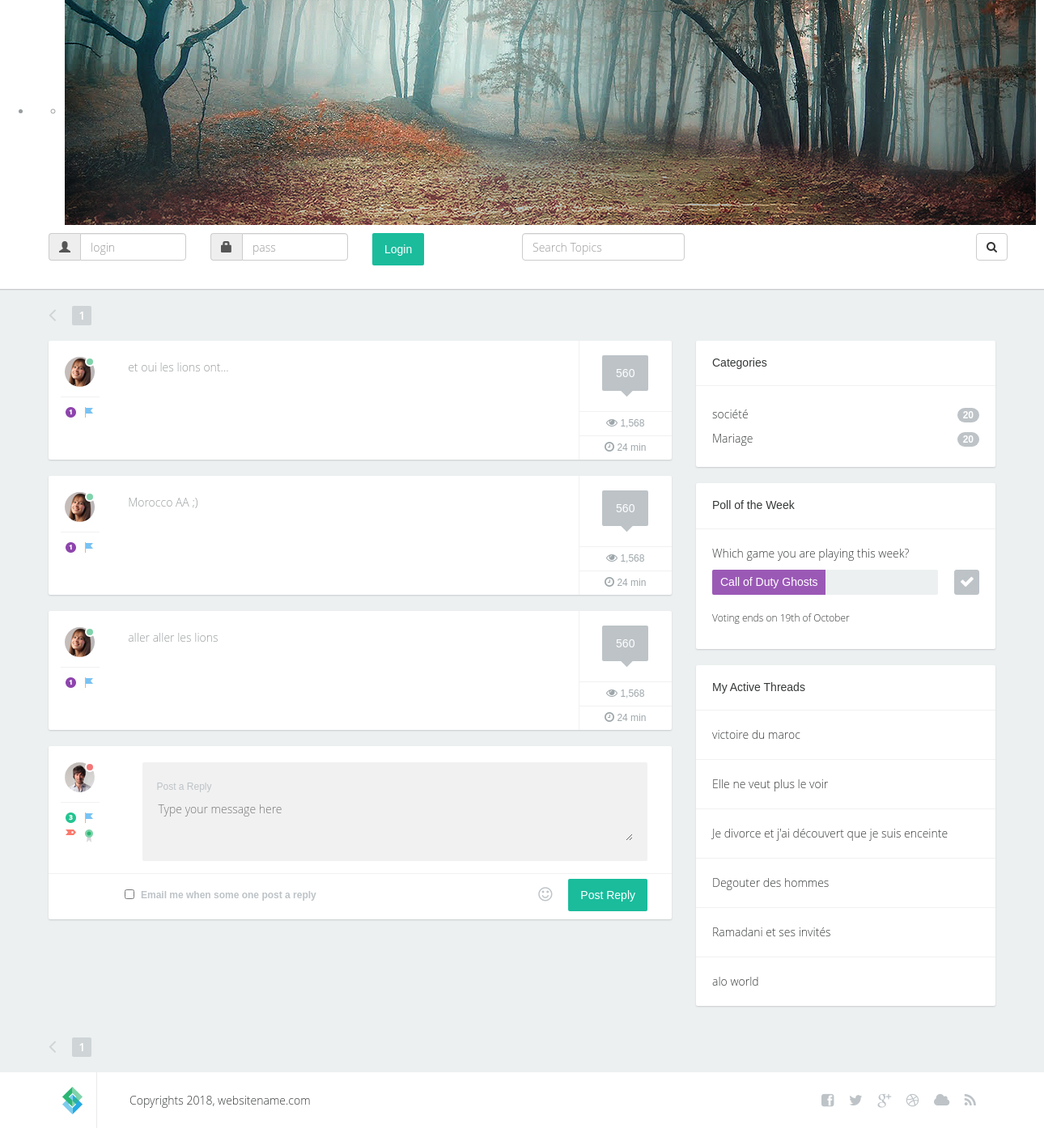
Page /topic.php?id=7 on the committed database.
### tables this page shows
CREATE TABLE `users` (
  `user_id` int(8) NOT NULL,
  `user_name` varchar(30) NOT NULL,
  `user_pass` varchar(255) NOT NULL,
  `user_email` varchar(255) NOT NULL,
  `user_date` datetime NOT NULL,
  `user_level` int(8) NOT NULL
);

CREATE TABLE `posts` (
  `post_id` int(8) NOT NULL,
  `post_content` text NOT NULL,
  `post_date` datetime NOT NULL,
  `post_topic` int(8) NOT NULL,
  `post_by` int(8) NOT NULL
);

CREATE TABLE `categories` (
  `cat_id` int(8) NOT NULL,
  `cat_name` varchar(255) NOT NULL,
  `cat_description` varchar(255) NOT NULL
);

### topic.php (the view, shortened to what this page needs)
<?php
$perpage = 6;
if(isset($_GET['page']) & !empty($_GET['page'])){
	$curpage = $_GET['page'];
}else{
	$curpage = 1;
}
$start = ($curpage * $perpage) - $perpage;
$sqlpost = "SELECT posts.post_id,posts.post_topic,posts.post_content,posts.post_date,posts.post_by,users.user_id,users.user_name
             FROM
                    users, posts
                WHERE
                   posts.post_topic = '".$_GET['id']."' AND
				   posts.post_by = users.user_id
					group by(posts.post_id)
					order by posts.post_date,posts.post_date desc  LIMIT $start, $perpage";
$resultpost = mysql_query($sqlpost);
?>
<!DOCTYPE html>
<html lang="fr">
<head>
        <link href="css/bootstrap.min.css" rel="stylesheet">
        <link href="css/custom.css" rel="stylesheet">
        <link rel="stylesheet" href="font-awesome-4.0.3/css/font-awesome.min.css">
        <link rel="stylesheet" type="text/css" href="css/style.css" media="screen" />
        <link rel="stylesheet" type="text/css" href="rs-plugin/css/settings.css" media="screen" />
    </head>
    <body>
        <div class="container-fluid">
            <div class="tp-banner-container">
              <div class="tp-banner" >
                <ul>
                <li data-transition="fade" data-slotamount="7" data-masterspeed="1500" >
                  <div class="tp-banner-container">
                    <div class="tp-banner" >
                      <ul>
                        <li data-transition="fade" data-slotamount="7" data-masterspeed="1500" >
                          <img src="images/slide.jpg"  alt="slidebg1"  data-bgfit="cover" data-bgposition="left top" data-bgrepeat="no-repeat">
                        </li>
                      </ul>
                    </div>
                  </div>
                </li>
                </ul>
              </div>
            </div>
    <div class="headernav">
                <div class="container">
                    <div class="row">
					<?php
if(isset($_SESSION['signed_in']) && $_SESSION['signed_in'] == true)
{
    echo "You are already signed in, | you can <a href='signout.php'>sign out</a> if you want.";
}
else
{
    if($_SERVER['REQUEST_METHOD'] != 'POST')
    {
echo "<form method=\"post\" action=\"\">
						<div class=\"col-xs-2\">
<div class=\"input-group\"><span class=\"input-group-addon\"><i class=\"glyphicon glyphicon-user\"></i></span><input id=\"email\" type=\"text\"
class=\"form-control\" name=\"user_name\" placeholder=\"login\">
  </div>
						</div>
						<div class=\"col-xs-2\">
<div class=\"input-group\"><span class=\"input-group-addon\"><i class=\"glyphicon glyphicon-lock\"></i></span><input id=\"password\" type=\"password\" class=\"form-control\" name=\"user_pass\" placeholder=\"pass\">
  </div>
						</div>
						<div class=\"col-xs-2\">
						<button type=\"submit\" class=\"btn btn-primary\">Login</button>
						</div>
    					</form>";
	echo '
	<div class=\"col-xs-6\">
	<div class="wrap">
                                <form action="#" method="post" class="form">
                                    <div class="pull-left txt"><input type="text" class="form-control" placeholder="Search Topics"></div>
                                    <div class="pull-right"><button class="btn btn-default" type="button"><i class="fa fa-search"></i></button></div>
                                    <div class="clearfix"></div>
                                </form>
                            </div>
                        </div>
						</div>';
    }
}
	?>
					</div>
                </div>
            </div>
   <section class="content">
                <div class="container">
                    <div class="row">
                        <div class="col-lg-8 col-xs-12 col-md-8">
                            <div class="pull-left"><a href="#" class="prevnext"><i class="fa fa-angle-left"></i></a></div>
                            <div class="pull-left">
								<ul class="paginationforum">
								   <li class="hidden-xs"><a class="page-link" href="?page=<?php echo $curpage ?>"><?php echo $curpage ?></a></li>
								</ul>
                            </div>
                            <div class="clearfix"></div>
                        </div>
                    </div>
                </div>
                <div class="container">
                    <div class="row">
                        <div class="col-lg-8 col-md-8">
                            <?php
 while($rowpost = mysql_fetch_assoc($resultpost))
      {
	 echo " <div class=\"post\">
	                               <div class=\"wrap-ut pull-left\">
                                    <div class=\"userinfo pull-left\">
                                        <div class=\"avatar\">
                                            <img src=\"images/avatar.jpg\" alt=\"\" />
                                            <div class=\"status green\">&nbsp;</div>
                                        </div>
                                        <div class=\"icons\">
                                            <img src=\"images/icon1.jpg\" alt=\"\" /><img src=\"images/icon4.jpg\" alt=\"\" />
                                        </div>
                                    </div>
                                    <div class=\"posttext pull-left\">
	   <p>".substr($rowpost["post_content"],0,200)."</p>
                                    </div>
                                    <div class=\"clearfix\"></div>
                                </div>
                                <div class=\"postinfo pull-left\">
                                    <div class=\"comments\">
                                        <div class=\"commentbg\">
                                            560
                                            <div class=\"mark\"></div>
                                        </div>
                                    </div>
                                    <div class=\"views\"><i class=\"fa fa-eye\"></i> 1,568</div>
                                    <div class=\"time\"><i class=\"fa fa-clock-o\"></i> 24 min</div>
                                </div>
                                <div class=\"clearfix\"></div>
                            </div>";
	  }
	  ?>
                            <div class="post">
                                <form action="reply.php" class="form" method="post">
                                    <div class="topwrap">
                                        <div class="userinfo pull-left">
                                            <div class="avatar">
                                                <img src="images/avatar4.jpg" alt="" />
                                                <div class="status red">&nbsp;</div>
                                            </div>
                                            <div class="icons">
                                                <img src="images/icon3.jpg" alt="" /><img src="images/icon4.jpg" alt="" /><img src="images/icon5.jpg" alt="" /><img src="images/icon6.jpg" alt="" />
                                            </div>
                                        </div>
                                        <div class="posttext pull-left">
                                            <div class="textwraper">
                                                <div class="postreply">Post a Reply</div>
                                                <textarea name="reply" id="reply" placeholder="Type your message here"></textarea>
                                            </div>
                                        </div>
                                    </div>
                                    <div class="postinfobot">
                                        <div class="notechbox pull-left">
                                            <input type="checkbox" name="note" id="note" class="form-control" />
                                        </div>
                                        <div class="pull-left">
                                            <label for="note"> Email me when some one post a reply</label>
                                        </div>
                                        <div class="pull-right postreply">
                                            <div class="pull-left smile"><a href="#"><i class="fa fa-smile-o"></i></a></div>
                                            <div class="pull-left"><button type="submit" class="btn btn-primary">Post Reply</button></div>
                                        </div>
                                        <div class="clearfix"></div>
                                    </div>
                                </form>
                            </div>
			   </div>
                        <div class="col-lg-4 col-md-4">
                            <div class="sidebarblock">
                                <h3>Categories</h3>
                                <div class="divline"></div>
                                <div class="blocktxt">
                                    <ul class="cats">
  <?php
$sqlcat = "SELECT cat_id,cat_name,cat_description FROM categories";
$resultcat = mysql_query($sqlcat);
 while($rowcat = mysql_fetch_assoc($resultcat))
      {
	echo "<li><a href=\"category.php?id=".$rowcat['cat_id']."\">".$rowcat['cat_name']."<span class=\"badge pull-right\">20    </span></a></li>";
	}
?>
                                    </ul>
                                </div>
                            </div>
                            <div class="sidebarblock">
                                <h3>Poll of the Week</h3>
                                <div class="divline"></div>
                                <div class="blocktxt">
                                    <p>Which game you are playing this week?</p>
                                    <form action="#" method="post" class="form">
                                        <table class="poll">
                                            <tr>
                                                <td>
                                                    <div class="progress">
                                                        <div class="progress-bar color1" role="progressbar" aria-valuenow="90" aria-valuemin="0" aria-valuemax="50" style="width: 50%">
                                                            Call of Duty Ghosts
                                                        </div>
                                                    </div>
                                                </td>
                                                <td class="chbox">
                                                    <label for="opt1"></label>
                                                </td>
                                           </tr>
                                       </table>
                                    </form>
                                    <p class="smal">Voting ends on 19th of October</p>
                                </div>
                            </div>
                            <div class="sidebarblock">
                                <h3>My Active Threads</h3>
                          <?php
$sqltopic = "SELECT t.topic_subject,count(*) as nbr_post
                FROM
                    topics t, posts p
                WHERE
                    t.topic_id=p.post_topic
					group by(t.topic_id)
					order by  nbr_post desc";
$resulttopic = mysql_query($sqltopic);
 while($rowtopic = mysql_fetch_assoc($resulttopic))
      {
          echo "<div class=\"divline\"></div><div class=\"blocktxt\">
                         <a href=\"#\">".$rowtopic["topic_subject"]."</a></div>";
	  }
?>
                            </div>
                        </div>
                    </div>
                </div>
 <div class="container">
                    <div class="row">
                        <div class="col-lg-8 col-xs-12 col-md-8">
                            <div class="pull-left"><a href="#" class="prevnext"><i class="fa fa-angle-left"></i></a></div>
                            <div class="pull-left">
								<ul class="paginationforum">
								   <li class="hidden-xs"><a class="page-link" href="?page=<?php echo $curpage ?>"><?php echo $curpage ?></a></li>
								</ul>
                            </div>
                            <div class="clearfix"></div>
                        </div>
                    </div>
                </div>
            </section>
            <footer>
                <div class="container">
                    <div class="row">
                        <div class="col-lg-1 col-xs-3 col-sm-2 logo "><a href="#"><img src="images/logo.jpg" alt=""  /></a></div>
                        <div class="col-lg-8 col-xs-9 col-sm-5 ">Copyrights 2018, websitename.com</div>
                        <div class="col-lg-3 col-xs-12 col-sm-5 sociconcent">
                            <ul class="socialicons">
                                <li><a href="#"><i class="fa fa-facebook-square"></i></a></li>
                                <li><a href="#"><i class="fa fa-twitter"></i></a></li>
                                <li><a href="#"><i class="fa fa-google-plus"></i></a></li>
                                <li><a href="#"><i class="fa fa-dribbble"></i></a></li>
                                <li><a href="#"><i class="fa fa-cloud"></i></a></li>
                                <li><a href="#"><i class="fa fa-rss"></i></a></li>
                            </ul>
                        </div>
                    </div>
                </div>
            </footer>
    </body>
</html>

### css/style.css (style rules this page uses)
.tp-banner-container { width:100%; position:relative; padding:0; }
.tp-banner { width:100%; position:relative; }

### rows in the picture
users: posts.post_content "et oui les lions ont..."
users: posts.post_content "Morocco AA ;)"
users: posts.post_content "aller aller les lions"
categories: cat_name "société"
categories: cat_name "Mariage"

### other values in the picture
$curpage "1"
$rowtopic["topic_subject"] "victoire du maroc"
$rowtopic["topic_subject"] "Elle ne veut plus le voir"
$rowtopic["topic_subject"] "Je divorce et j'ai découvert que je suis enceinte"
$rowtopic["topic_subject"] "Degouter des hommes"
$rowtopic["topic_subject"] "Ramadani et ses invités"
$rowtopic["topic_subject"] "alo world"
